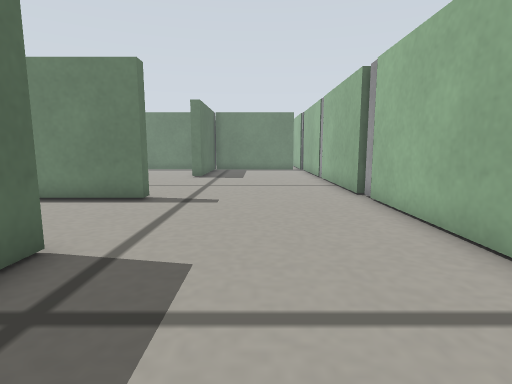
View 1 (above)

23 first-person views from a walk through a world built for the Gazebo simulator. The camera is 0.15 m above the floor, tilts 8° down and sees 80° across. The floor is counted in squares, 0.1 m on a side. Each view is taken from the middle of a square. On the plan, view 1 faces up. The plan holds only what a view shows up to about 15 squares ahead; the rest is blank.

View 2
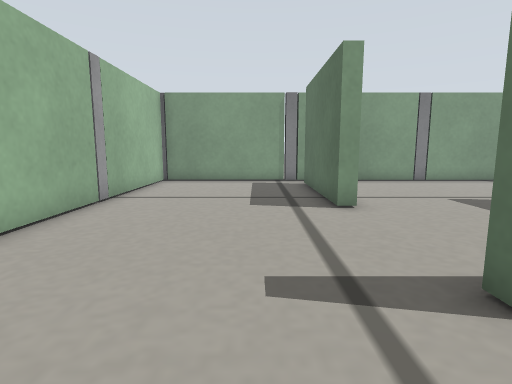

View 3
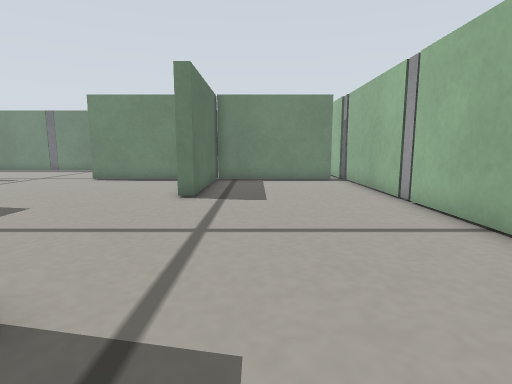

View 4
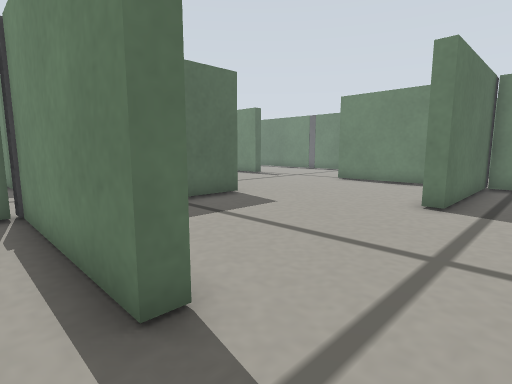

View 5
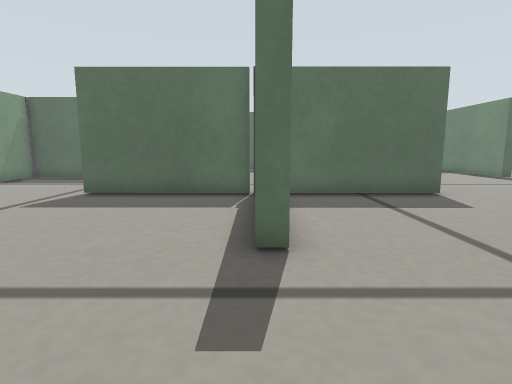

View 6
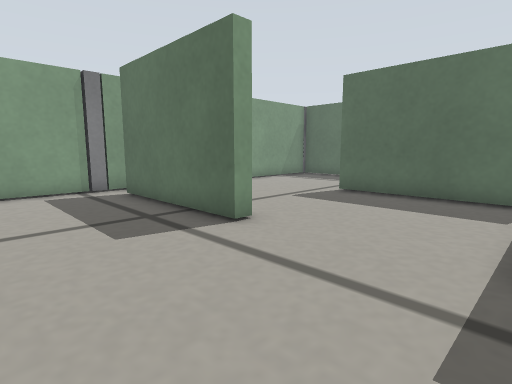

View 7
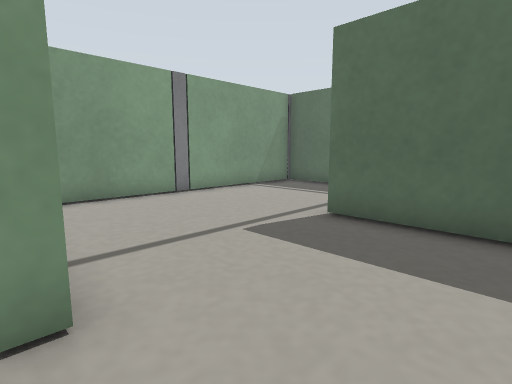

View 8
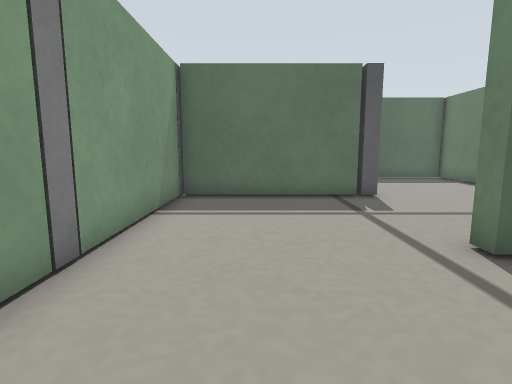

View 9
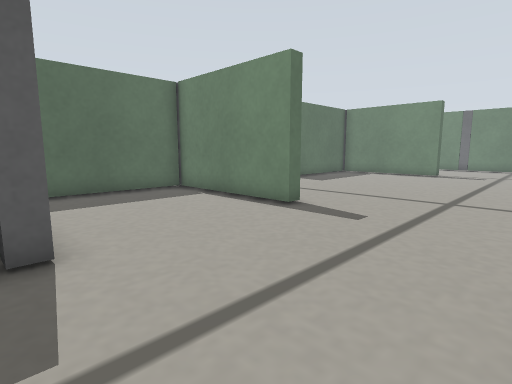

View 10
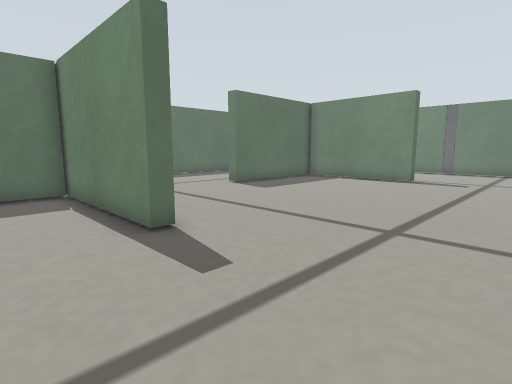

View 11
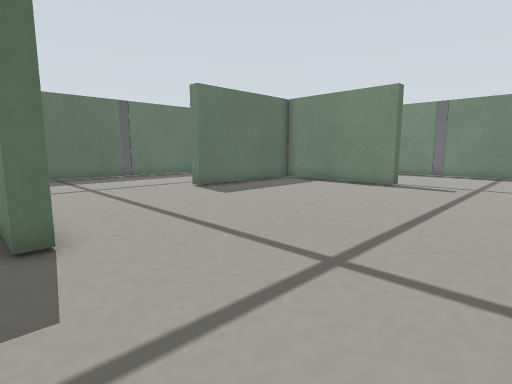

View 12
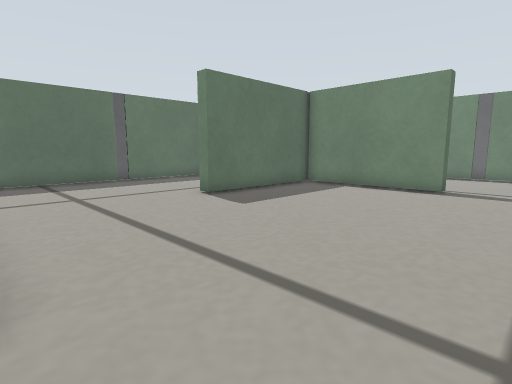

View 13
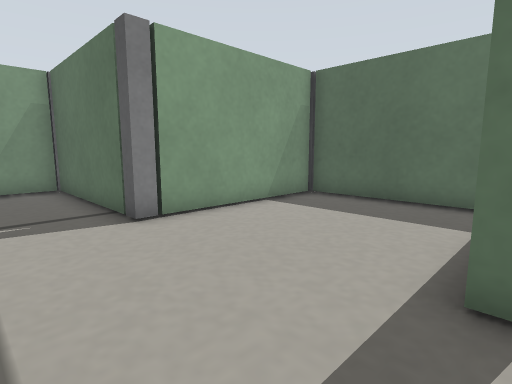

View 14
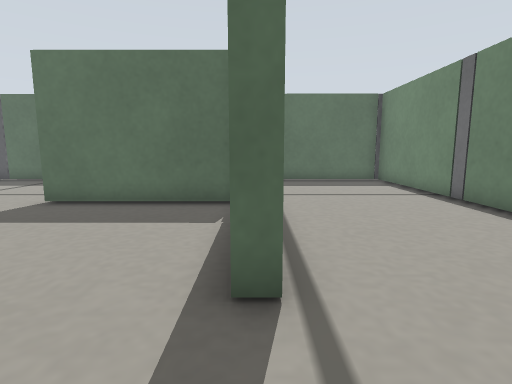

View 15
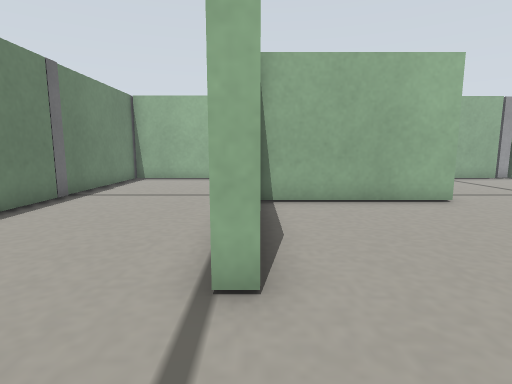

View 16
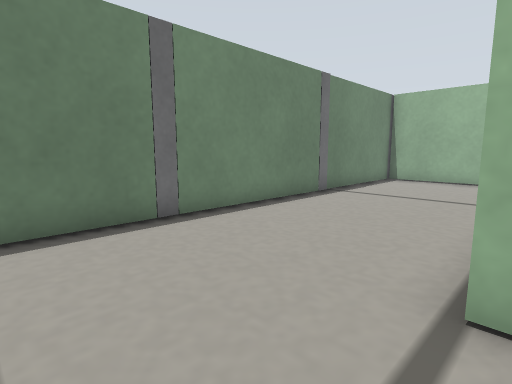

View 17
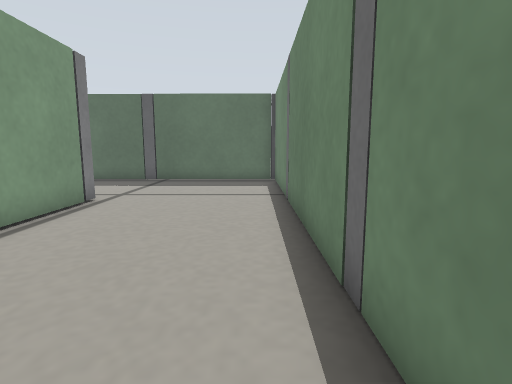

View 18
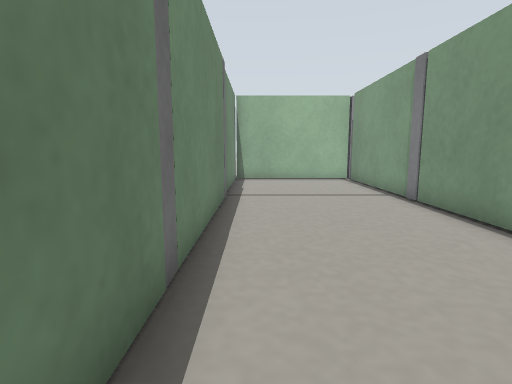

View 19
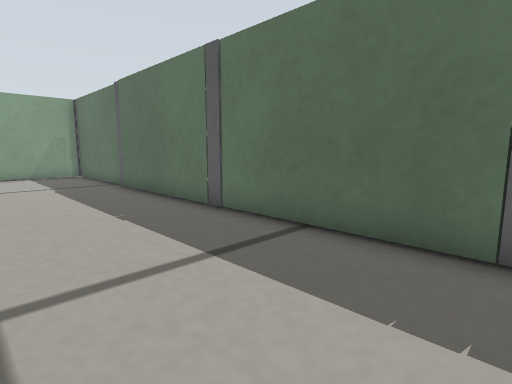

View 20
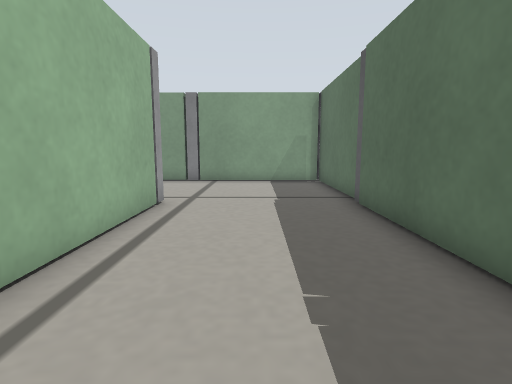

View 21
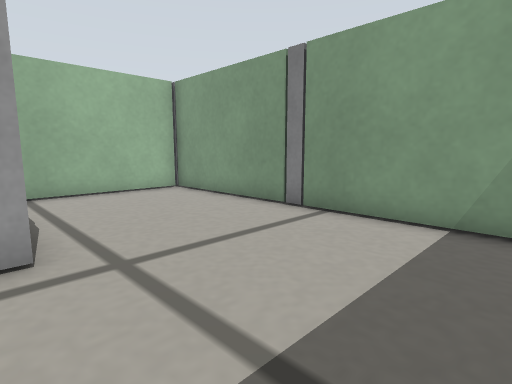

View 22
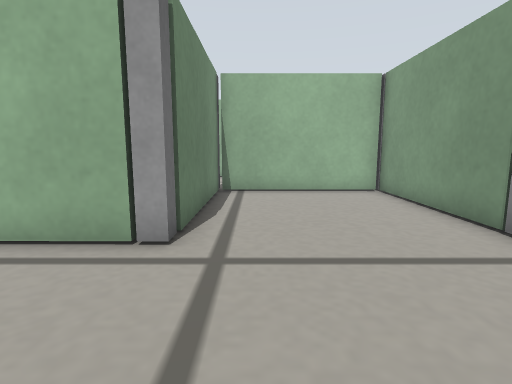

View 23
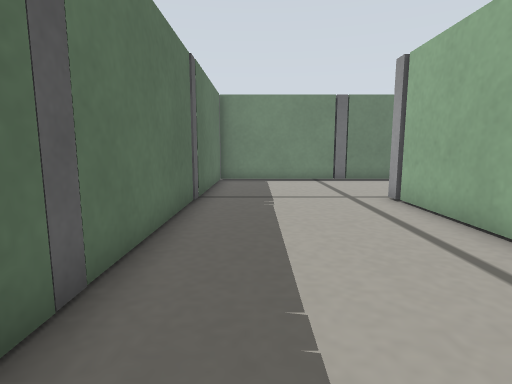

### Floor plan
Points are (right, up) in squares from view 1. A wall is a line through its corners. A room is listed if a view was taken in it or the views show most of it. See-through windows are left out.
Room 1 (views 1, 3, 4, 5, 6, 7, 8)
walls: (-3.6, 4.3) (-3.1, 4.3) (-3.1, -1.2); (-2.4, -2.4) (2.5, -2.4); (3.4, 3.5) (3.4, 8.5); (-3.4, 9.5) (-3.4, 9) (-8.5, 9); (3.4, -2.5) (3.4, 2.6); (-8.5, -2.4) (-3.4, -2.4); (-9, 8.5) (-9, 3.3)
ways out: opening at (0.5, 9) to room 2; opening at (-9, 0.5) to room 3
objects: grey post (-9, -3); grey post (-3, -3); grey post (3, -3) to (4, -3); grey post (4, 3); grey post (4, 9)
Room 2 (view 2)
walls: (-3.1, 21.4) (-3.1, 16.4) (-3.4, 16.4) (-3.4, 21.5); (-9, 15.1) (-9, 10); (-4.8, 21.9) (-9, 21.9); (3.4, 16.4) (3.5, 21.5); (2.5, 21.9) (-2.5, 21.9); (3.4, 9.9) (3.4, 15.5)
ways out: opening at (0.5, 9) to room 1; opening at (-9, 18.5) to room 6
objects: grey post (3, 22) to (4, 22); grey post (4, 16)
Room 3 (view 9)
walls: (-14.6, 3.3) (-14.6, -2.4) (-9.4, -2.4); (-9, 3.3) (-9.6, 3.3)
ways out: opening at (-9, 0.5) to room 1; opening at (-12, 4) to room 4
Room 4 (views 10, 11, 12, 13)
walls: (-15.2, 10) (-15.2, 9.5) (-20.5, 9.5); (-20.8, 9.5) (-20.8, 4.5); (-20.5, 3.8) (-15.4, 3.8)
ways out: opening at (-12, 4) to room 3; opening at (-12.5, 10) to room 6
objects: grey post (-15, 4); grey post (-9, 9)
Room 5 (views 14, 15, 16, 17, 18, 19, 20, 21, 22, 23)
walls: (-20.4, 16.1) (-21, 16.1); (-20.9, 17.7) (-20.9, 21.4); (-26.8, 15.6) (-26.8, 10.6); (-20.4, 22.3) (-17.5, 22.3); (-26.8, 21.6) (-26.8, 16.3); (-26.8, 9.6) (-26.8, 4.6); (-14.8, 22.4) (-14.8, 21.8); (-21.3, 4.4) (-21.3, 9); (-21.4, 27.9) (-26.5, 27.9); (-26.7, 27.6) (-26.7, 22.3); (-15.4, 27.9) (-20.6, 27.9); (-9, 21.9) (-9, 22.5); (-26.8, 3.2) (-26.8, -2.4) (-21.5, -2.4); (-6.8, 22.4) (-3.5, 22.4); (-9.5, 27.9) (-14.5, 27.9); (-20.6, -2.4) (-15.2, -2.4) (-15.1, 3.3) (-20.6, 3.3); (-2.6, 22.4) (2.5, 22.4); (-3.5, 27.9) (-8.5, 27.9); (3.2, 22.5) (3.2, 27.9) (-2.4, 27.9)
ways out: opening at (-21, 13.5) to room 6; opening at (-12, 22) to room 6
objects: grey post (-27, 4); grey post (-27, 10); grey post (-27, 16); grey post (-27, 22); grey post (-27, 28); grey post (-21, -3); grey post (-21, 4); grey post (-21, 10); grey post (-21, 22); grey post (-21, 28); grey post (-15, 28); grey post (-9, 28); grey post (-3, 22); grey post (-3, 28)
Room 6 (no view inside)
walls: (-14.8, 21.8) (-20.4, 21.8) (-20.4, 16.1)
ways out: opening at (-9, 18.5) to room 2; opening at (-12.5, 10) to room 4; opening at (-21, 13.5) to room 5; opening at (-12, 22) to room 5

Positions as (right, up) in squares from view 1, and headings:
1: (0, 0), facing up
2: (-1, 12), facing down
3: (-1, 7), facing up
4: (-1, 8), facing up-left
5: (1, 9), facing left
6: (1, 9), facing down-left
7: (-3, 7), facing down-left
8: (-5, 0), facing left
9: (-10, 3), facing up-left
10: (-10, 7), facing up-left
11: (-10, 9), facing up-left
12: (-12, 10), facing up-left
13: (-12, 10), facing down-left
14: (-12, 22), facing left
15: (-12, 22), facing right
16: (-12, 22), facing up-right
17: (-12, 27), facing left
18: (-12, 27), facing right
19: (-22, 16), facing down-left
20: (-24, 12), facing down
21: (-26, 4), facing down-right
22: (-26, 2), facing right
23: (-25, 13), facing up
